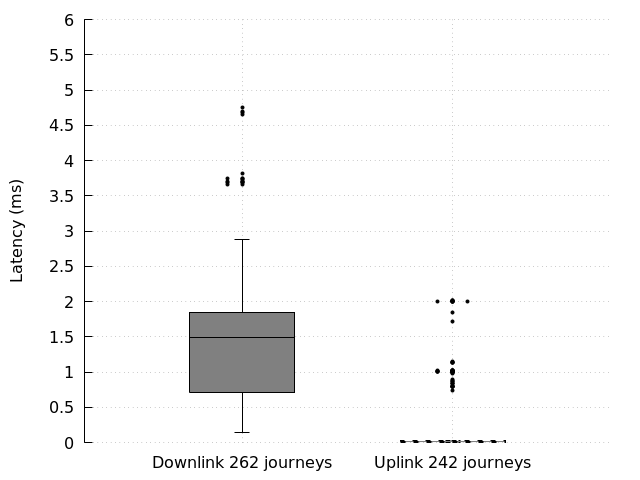

The gnuplot source for this figure:
set terminal pngcairo
set output 'journeys_latency_boxplot.png'

set datafile separator ';'
set border 2 front lt black linewidth 1.000 dashtype solid
set boxwidth 0.5 absolute
set linetype 1 linecolor rgb "blue"
set linetype 2 linecolor rgb "orange"
set style fill solid 0.50 border lt -1
unset key
set pointsize 0.5
set style data boxplot
set xtics border in scale 0,0 nomirror norotate  autojustify
set xtics norangelimit 
set xtics (sprintf("Downlink %s journeys", system(sprintf("wc -l < %s", dldata))) 1, sprintf("Uplink %s journeys", system(sprintf("wc -l < %s", uldata))) 2)
set ytics 0.5 border in scale 1,0.5 nomirror norotate  autojustify
set yrange [ 0.00000 : 6.000 ] noreverse nowriteback
set ylabel "Latency (ms)"
set grid
set monochrome

plot 	dldata using (1):3,\
	uldata using (2):3
